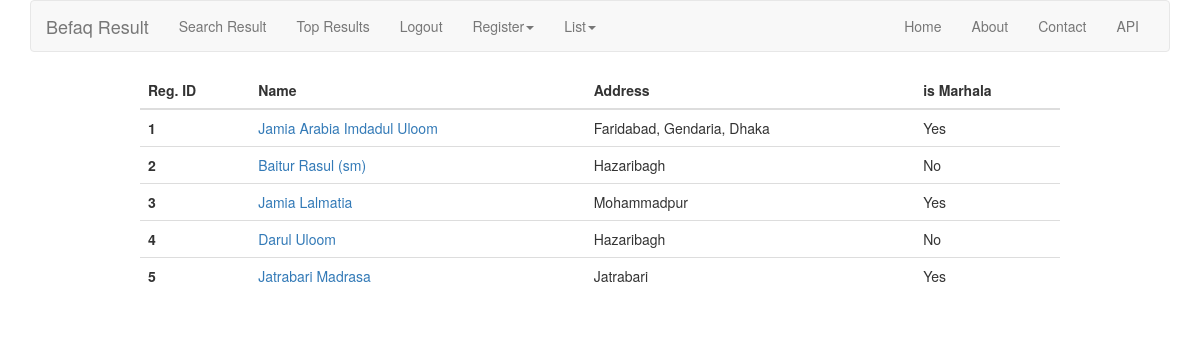
The app's page /madrasa/list (signed in), older data.
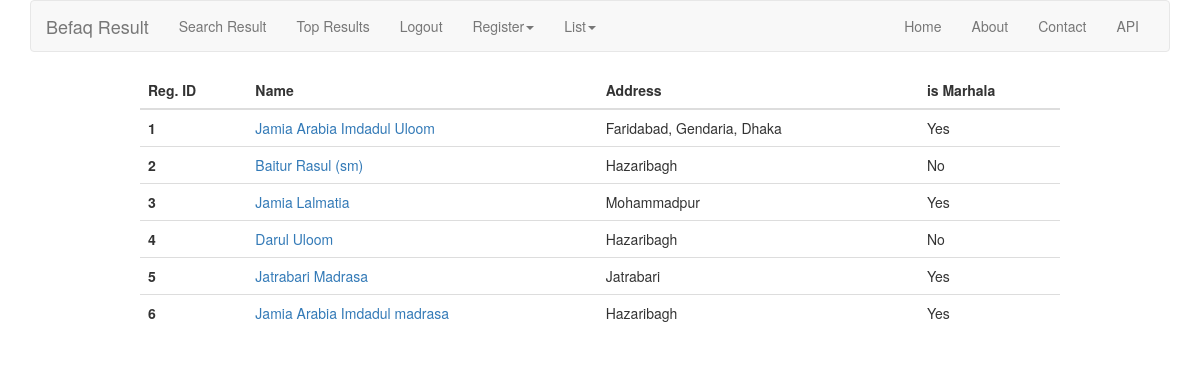
The same page, newer data.
### madrasa/models.py (models this page shows, shortened)
class Madrasa(models.Model):
    name      = models.CharField(max_length=127, unique=True)
    address   = models.CharField(max_length=255, blank=True)
    is_markaz = models.BooleanField(default=False)

### madrasa/views.py (the view)
# urls.py: url(r'list', MadrasaList.as_view(), name='madrasa_list'),
class MadrasaList(LoginRequiredMixin, ListView):
    model = Madrasa
    template_name = 'madrasa/madrasa_list.html'

### madrasa/templates/madrasa/madrasa_list.html
{% extends 'base.html' %}
{% block content %}
    <div class="col-md-10 col-md-offset-1">
        <div class="table-responsive">
            <table class="table table-hover table-white">
                <thead>
                <tr>
                    <th scope="col">Reg. ID</th>
                    <th scope="col">Name</th>
                    <th scope="col">Address</th>
                    <th scope="col">is Marhala</th>
                </tr>
                </thead>
                <tbody>
                {% for madrasa in madrasa_list %}
                    <tr>
                        <th scope="row">{{ madrasa.id }}</th>
                        <td><a href="{% url 'madrasa:madrasa_detail' pk=madrasa.pk %}">
                            {{ madrasa.name }}
                        </a></td>
                        <td>{{ madrasa.address }}</td>
                        <td>
                            {% if madrasa.is_markaz %}
                                Yes
                            {% else %}
                                No
                            {% endif %}
                        </td>
                    </tr>
                {% empty %}
                    <p>No Madrasa Registered yet.</p>
                {% endfor %}
            </table>
        </div>
    </div>
{% endblock %}

Row changes from the older to the newer data that the page shows:
added Madrasa: id "6", name "Jamia Arabia Imdadul madrasa", address "Hazaribagh", is_markaz "Yes"
